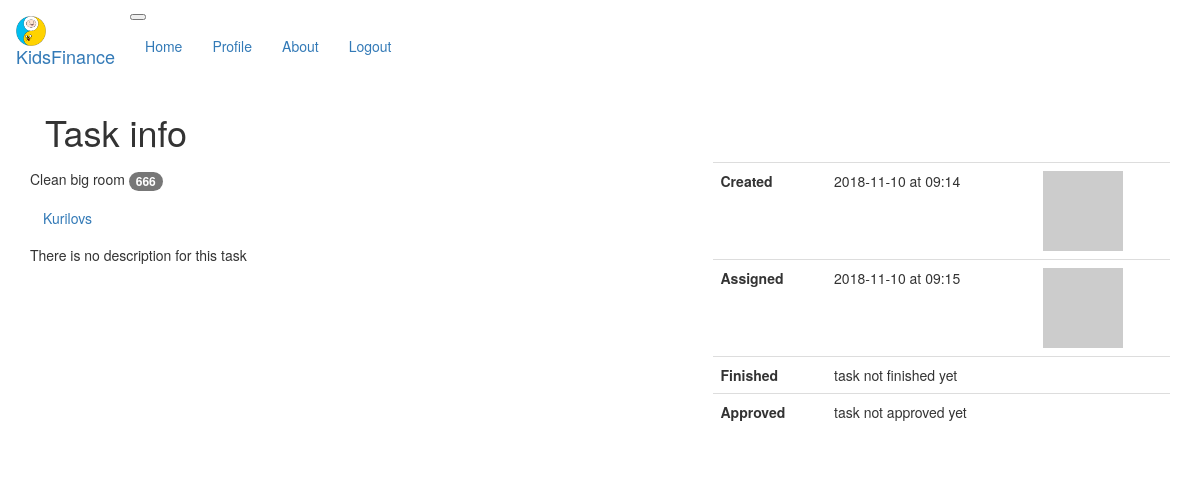
/task_info/8 (signed in), run on the app's committed database.
### app/models.py (models this page shows, shortened)
class Task(db.Model):
    id = db.Column(db.Integer, primary_key=True)
    taskname = db.Column(db.String(35))
    body = db.Column(db.String(140))
    timestamp = db.Column(db.DateTime, index=True, default=datetime.utcnow)
    user_id = db.Column(db.Integer, db.ForeignKey('user.id'))
    gold = db.Column(db.Integer)
    team = db.Column(db.Integer, default=1)
    groups = db.relationship(
        'Group', secondary=tasks_to_groups,
        backref='tasks')
    tracking = db.relationship('TaskTrack', uselist=False, backref='task')

class Group(db.Model):
    id = db.Column(db.Integer, primary_key=True)
    groupname = db.Column(db.String(20), unique=True)
    description = db.Column(db.String(140))
    owner_id = db.Column(db.Integer, db.ForeignKey('user.id'))

class TaskTrack(db.Model):
    id = db.Column(db.Integer, primary_key=True)
    task_id = db.Column(db.Integer, db.ForeignKey('task.id'))
    created = db.Column(db.DateTime, index=True, default=datetime.utcnow)
    accepted = db.Column(db.DateTime)
    done = db.Column(db.DateTime)
    approved = db.Column(db.DateTime)

### app/routes.py (the view)
@app.route('/task_info/<task_id>')
@login_required
def task_info(task_id):
    task = Task.query.filter_by(id=task_id).first()
    return render_template('task_info.html', title='Task Info', task=task)

### app/models.py (called while the page is built)
@login.user_loader
def load_user(id):
    return User.query.get(int(id))

    def avatar(self, size):
        digest = md5(self.email.lower().encode('utf-8')).hexdigest()
        return 'https://www.gravatar.com/avatar/{}?d=identicon&s={}'.format(
            digest, size)

### app/routes.py (called while the page is built)
@app.before_request
def before_request():
    if current_user.is_authenticated:
        current_user.last_seen = datetime.utcnow()
        db.session.commit()

### app/templates/task_info.html (shortened to what this page needs)
{% extends 'base.html' %}
{% block page_content %}
<div class="container">
  <h1>Task info</h1>
</div>
<div class="row justify-content-around">
  <div class="col-md-7">
    <div class="card ">
      <div class="card-header">
        <h5 nowrap >{{ task.taskname }}
          <span class="badge badge-warning badge-pill">{{ task.gold }}
          </span>
        </h5>
      </div>
      <div class="card-body">
        <h6 class="card-title">
          <div class="btn-toolbar" role="toolbar" aria-label="Toolbar with button groups">
          <div class="btn-group mr-2" role="group" aria-label="First group">
            {% for group in task.groups %}
            <a href="{{ url_for('group', groupname=group.groupname) }}" class="btn btn-secondary">
              {{ group.groupname }}
            </a>
            {% endfor %}
          </div>
        </h6>
        <p class="card-text">
          {% if task.body %}
          {{ task.body }}
          {% else %}
          There is no description for this task
          {% endif %}
        </p>
      </div>
    </div>
  </div>
<div class="col-md-5">
<table class="table border rounded">
    <tr>
      <th scope="row">Created</th>
      <td>{{ task.tracking.created.strftime('%Y-%m-%d at %H:%M') }}</td>
      <td>
        <a href="{{ url_for('user', username=task.author.username) }}">
          <img src="{{ task.author.avatar(36) }}">
        </a>
      </td>
    </tr>
    <tr>
      <th scope="row">Assigned</th>
      {% if task.tracking.accepted %}
      <td>{{ task.tracking.accepted.strftime('%Y-%m-%d at %H:%M') }}</td>
      <td>
        <a href="{{ url_for('user', username=task.holders[0].username) }}">
          <img src="{{ task.holders[0].avatar(36) }}">
        </a>
      </td>
      {% else %}
        <td>task not accepted yet</td>
        <td></td>
      {% endif %}
    </tr>
    <tr>
      <th scope="row">Finished</th>
      {% if task.tracking.done %}
      <td>{{ task.tracking.done.strftime('%Y-%m-%d at %H:%M') }}</td>
      <td>
        <a href="{{ url_for('user', username=task.holders[0].username) }}">
          <img src="{{ task.holders[0].avatar(36) }}">
        </a>
      </td>
      {% else %}
        <td>task not finished yet</td>
        <td></td>
      {% endif %}
    </tr>
    <tr>
      <th scope="row">Approved</th>
      {% if task.tracking.approved %}
      <td>{{ task.tracking.approved.strftime('%Y-%m-%d at %H:%M') }}</td>
      <td>
        <a href="{{ url_for('user', username=task.holders[0].username) }}">
          <img src="{{ task.author.avatar(36) }}">
        </a>
      </td>
      {% else %}
        <td>task not approved yet</td>
        <td></td>
      {% endif %}
    </tr>
</div>
</div>
</div>
{% endblock %}

### data on the page
Task: taskname "Clean big room", gold "666"
Group: groupname "Kurilovs"
TaskTrack: tracking.created "2018-11-10 at 09:14", tracking.accepted "2018-11-10 at 09:15"
